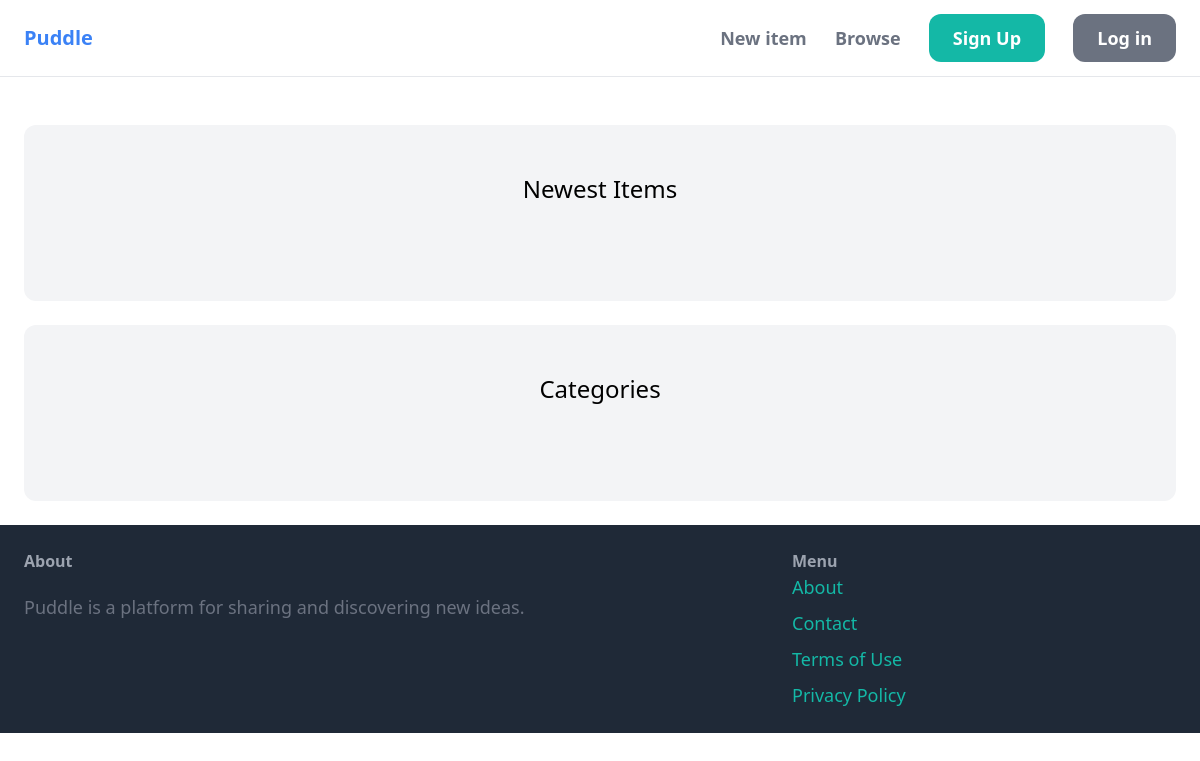
Before: / with the older database file.
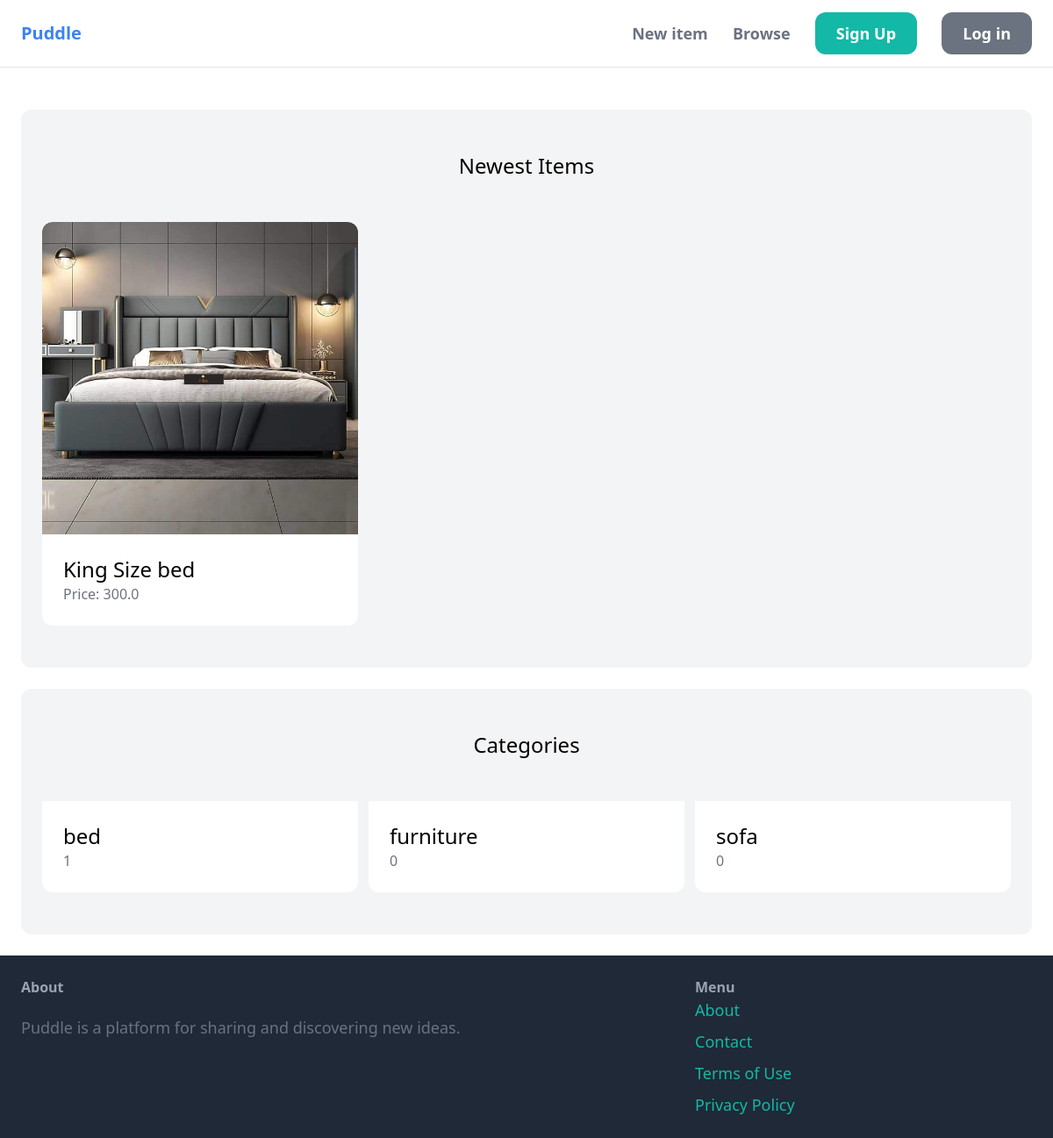
After: the same page with the newer database file.
### item/models.py (models this page shows, shortened)
class Item(models.Model):
    category = models.ForeignKey(Category,related_name='items',on_delete=models.CASCADE)
    name = models.CharField(max_length=255)
    description = models.TextField(blank=True,null=True)
    price = models.FloatField()
    image = models.ImageField(upload_to='items_image',blank=True, null=True)
    is_sold = models.BooleanField(default=False)
    created_by = models.ForeignKey(User, related_name='items', on_delete=models.CASCADE)
    created_at = models.DateTimeField(auto_now_add=True)

class Category(models.Model):
    name = models.CharField(max_length=255)
    class Meta:
        ordering = ("name",)
        verbose_name_plural = "categories"

### core/views.py (the view)
# urls.py: path("",index,name='index'),
def index(request):
    items = Item.objects.filter(is_sold=False)[0:6]
    categories = Category.objects.all()
    return render(request,'core/index.html',{
        'categories' : categories,
        'items' : items,
    })

### core/templates/core/index.html (shortened to what this page needs)
{% extends 'core/base.html' %}
{% block content %}
<div class="mt-6 px-6 py-12 bg-gray-100 rounded-xl">
    <h2 class="mb-12 text-2xl text-center">Newest Items</h2>
    <div class="grid grid-cols-3 gap-3">
        {% for item in items %}
        <div>
            <a href="{% url 'item:detail' item.id %}">
                <div>
                    <img src="{{item.image.url}}" class="rounded-t-xl">
                </div>
                <div class="p-6 bg-white rounded-b-xl">
                    <h2 class="text-2xl">{{item.name}}</h2>
                    <p class="text-gray-500">Price: {{item.price}}</p>
                </div>
            </a>
        </div>
        {% endfor %}
    </div>
</div>
<div class="mt-6 px-6 py-12 bg-gray-100 rounded-xl">
    <h2 class="mb-12 text-2xl text-center">Categories</h2>
    <div class="grid grid-cols-3 gap-3">
        {% for categories in categories %}
        <div>
            <a href="#">
                <div class="p-6 bg-white rounded-b-xl">
                    <h2 class="text-2xl">{{categories.name}}</h2>
                    <p class="text-gray-500">{{categories.items.count}}</p>
                </div>
            </a>
        </div>
        {% endfor %}
    </div>
</div>
{% endblock %}

### core/templates/core/base.html (shortened to what this page needs)
<!doctype html>
<html>
<head>
    <script src="https://cdn.tailwindcss.com"></script>
</head>
<body>
    <nav class="px-6 py-6 flex justify-between items-center border-b border-gray-200">
        <a href="/" class="text-blue-500 font-semibold text-xl">Puddle</a>
        <div class="space-x-6">
            <a href="#" class="text-lg font-semibold hover: text-gray-500">New item</a>
            <a href="#" class="text-lg font-semibold hover: text-gray-500">Browse</a>
            <a href="#" class="px-6 py-3 text-lg font-semibold bg-teal-500 text-white rounded-xl hover:bg-teal-800">Sign
                Up</a>
            <a href="#" class="px-6 py-3 text-lg font-semibold bg-gray-500 text-white rounded-xl hover:bg-gray-800">Log
                in</a>
        </div>
    </nav>
    <div class="px-6 py-6">
        {% block content %}{% endblock %}
    </div>
    <footer class="px-6 py-6 flex justify-between border-gray-200 bg-gray-800">
        <div class="w-2/3 pr-10">
            <h3 class="mb-5 font-semibold text-gray-400 ">About</h3>
            <p class="text-lg text-gray-500">Puddle is a platform for sharing and discovering new ideas.</p>
        </div>
        <div class="w-1/3">
            <h3 class=" font-semibold text-gray-400">Menu</h3>
            <ul class="space-y-2">
                <li><a href="#" class="text-lg text-teal-500 hover:text-teal-700">About</a></li>
                <li><a href="{% url 'contact' %}" class="text-lg text-teal-500 hover:text-teal-700">Contact</a></li>
                <li><a href="#" class="text-lg text-teal-500 hover:text-teal-700">Terms of Use</a></li>
                <li><a href="#" class="text-lg text-teal-500 hover:text-teal-700">Privacy Policy</a></li>
            </ul>
        </div>
    </footer>
</body>
</html>

Changed rows visible on the page:
added Item: image (picture), name "King Size bed", price "300.0"
added Category: name "bed", items.count "1"
added Category: name "furniture", items.count "0"
added Category: name "sofa", items.count "0"
